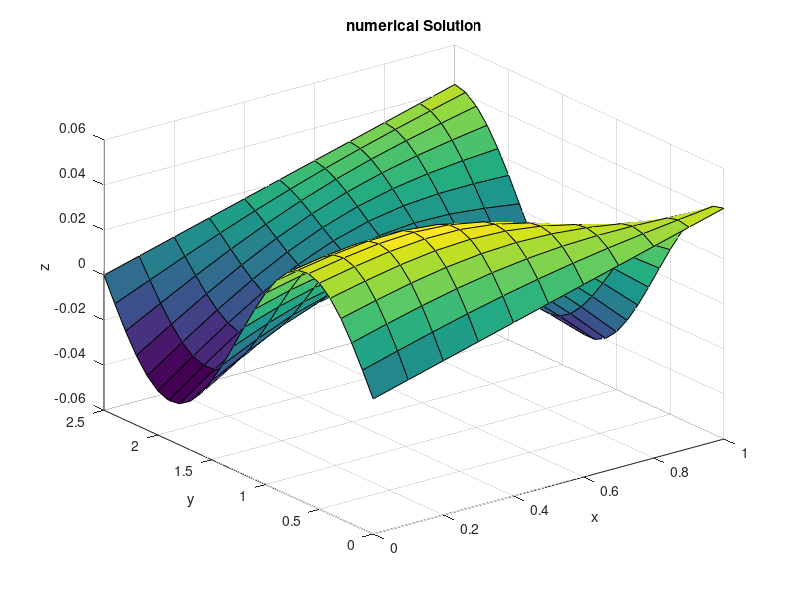
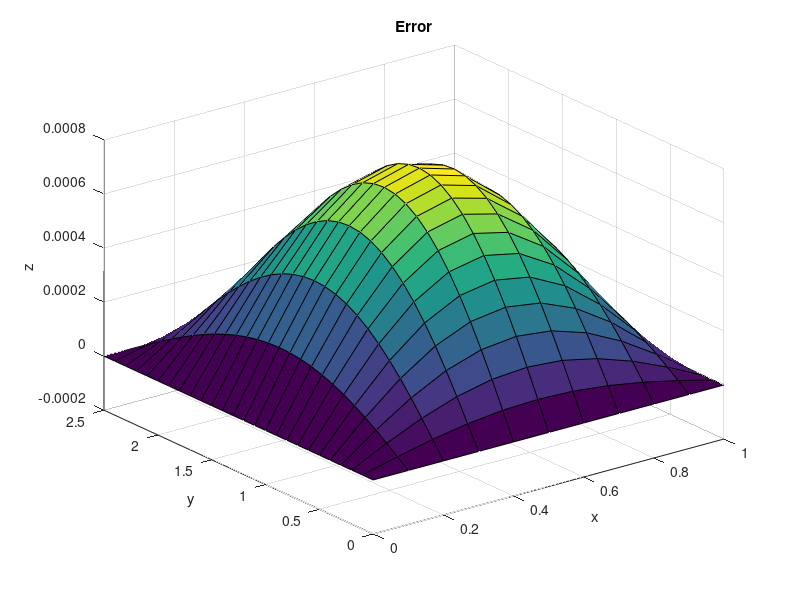

The MATLAB source for these figures, in order:
%simplicit explicit method for 2D heat equation with nonhomogeneous BCs
clear all;

%setting up values and steps
ymax=2.5;
xspan=[0,1]; yspan=[0,ymax]; tspan=[0,0.5];
h=0.1; k=0.002; r=k/h^2;
xpnts=xspan(1):h:xspan(2); ypnts=yspan(1):h:yspan(2); tpnts=tspan(1):k:tspan(2);
[X,Y]=meshgrid(xpnts,ypnts);
M=length(xpnts)-1; L=length(ypnts)-1;

U0=@(x,y) 10*sin(pi*x)*sin(pi*y/ymax) + sin(2*pi*y/ymax)*(1-x) + cos(2*pi*y/ymax)*x;
uexact=@(x,y) 10*sin(pi*x)*sin(pi*y/ymax)*exp(-(1+1/ymax^2)*pi^2*tspan(2)) +...
    (sin(2*pi*y/ymax)*(1-x)+cos(2*pi*y/ymax)*x)*exp(-(2*pi/ymax)^2*tspan(2));

%initial condition and exact solution.
%Assuming that the IC satisfies BCs
Uold=zeros(length(ypnts),length(xpnts)); Unew=zeros(length(ypnts),length(xpnts)); 
for l=1:length(ypnts)
    for m=1:length(xpnts)
        Uold(l,m)=U0(xpnts(m),ypnts(l));
        UE(l,m)=uexact(xpnts(m),ypnts(l));
    end
end

%time iteration
for p=1:length(tpnts)-1
    %BCs
    Unew(1,:)= xpnts * exp(-(2*pi/ymax)^2*tpnts(p+1));   
    Unew(length(ypnts),:)= xpnts * exp(-(2*pi/ymax)^2*tpnts(p+1));  
    Unew(:,1)= sin(2*pi*ypnts/ymax)*exp(-(2*pi/ymax)^2*tpnts(p+1));
    Unew(:,length(xpnts))= cos(2*pi*ypnts/ymax)*exp(-(2*pi/ymax)^2*tpnts(p+1));
    
    for l=2:length(ypnts)-1
        for m=2:length(xpnts)-1
            U=Uold;
            Unew(l,m)=U(l,m)+r*(U(l,m+1)-2*U(l,m)+U(l,m-1))+r*(U(l+1,m)-2*U(l,m)+U(l-1,m));
        end
    end
%     surf(X,Y,Unew)
%     pause;
    Uold=Unew;
end

figure(150201)
surf(X,Y,Unew)
title('numerical Solution')
xlabel('x'); ylabel('y'); zlabel('z');

figure(150202)
surf(X,Y,UE-Unew)
title('Error')
xlabel('x'); ylabel('y'); zlabel('z');